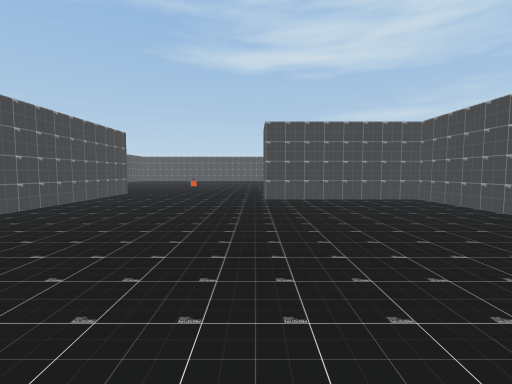
view 1 (above)

21 first-person views from a walk through a scene from a Unity 3-D project. The camera is 1.4 m above the floor, tilts 4° down and sees 85° across. The floor is counted in squares, 2 m on a side. Each view is taken from the middle of a square. On the plan, view 1 faces up. The plan holds only what a view shows up to about 9 squares ahead; the rest is blank. The place goes on beyond the plan.

view 2
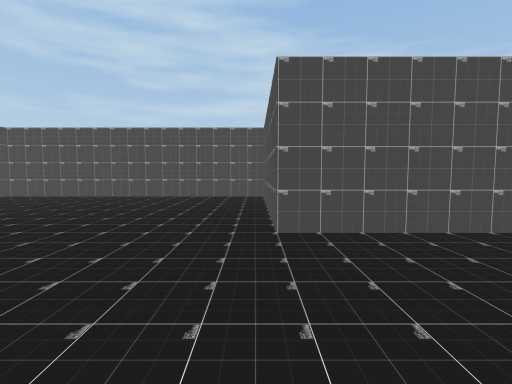

view 3
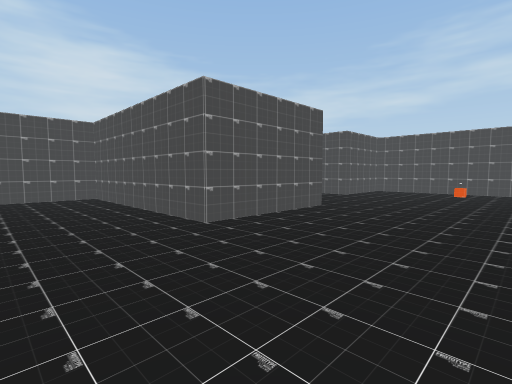

view 4
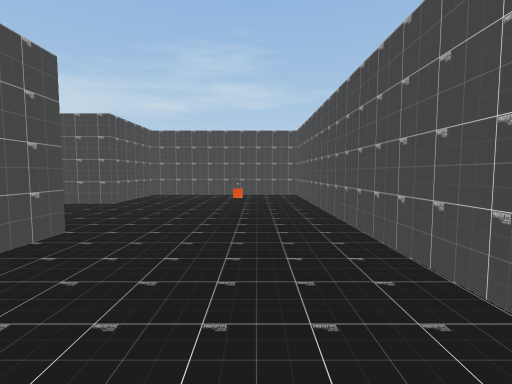

view 5
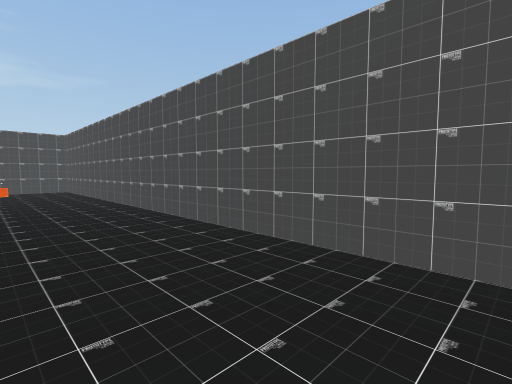

view 6
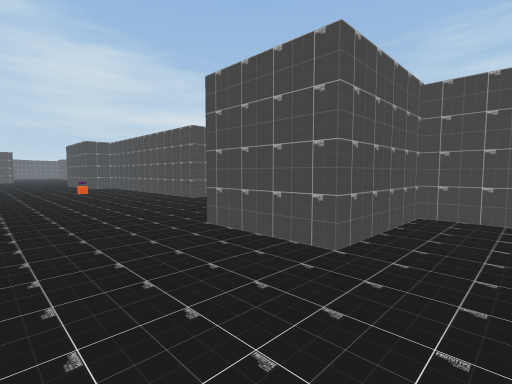

view 7
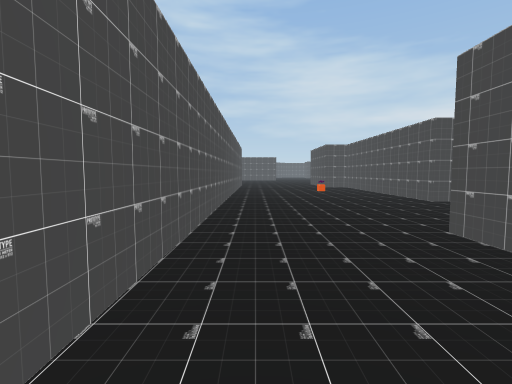

view 8
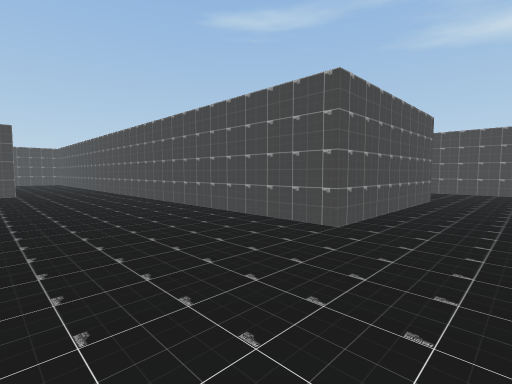

view 9
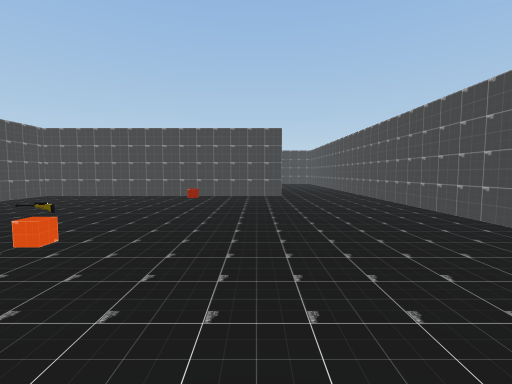

view 10
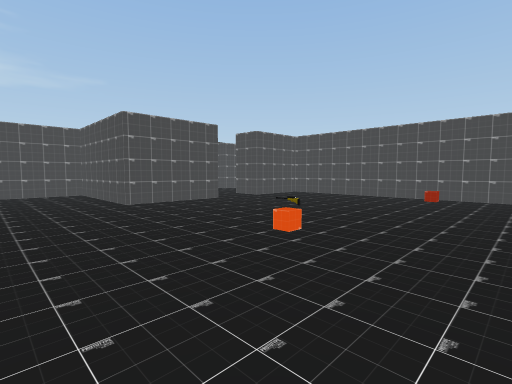

view 11
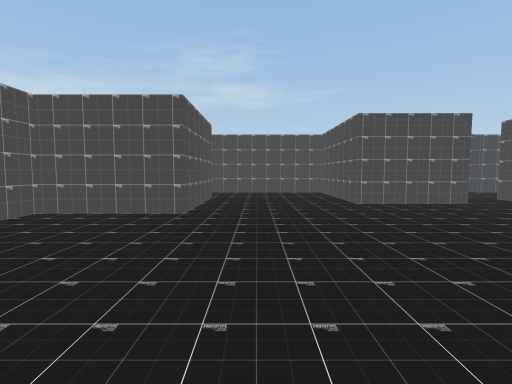

view 12
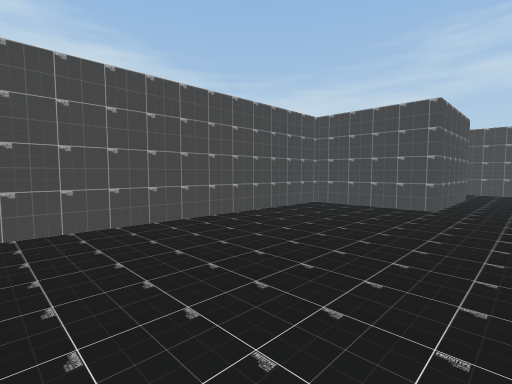

view 13
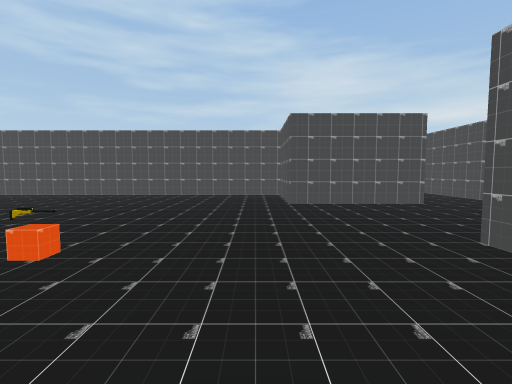

view 14
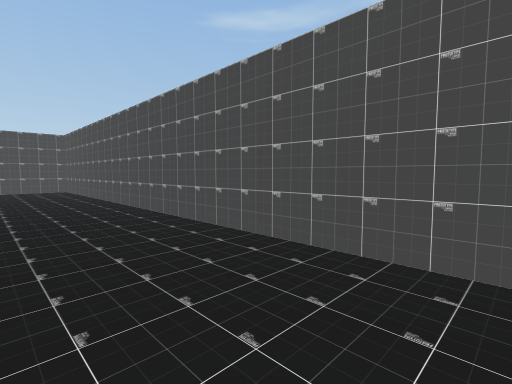

view 15
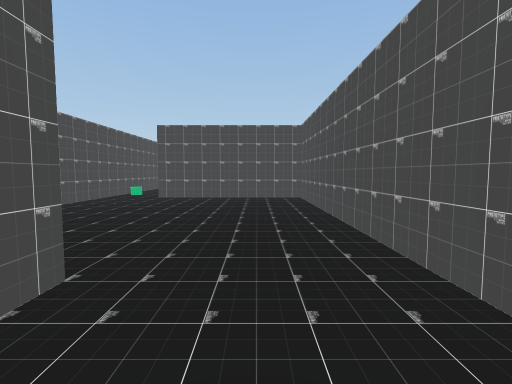

view 16
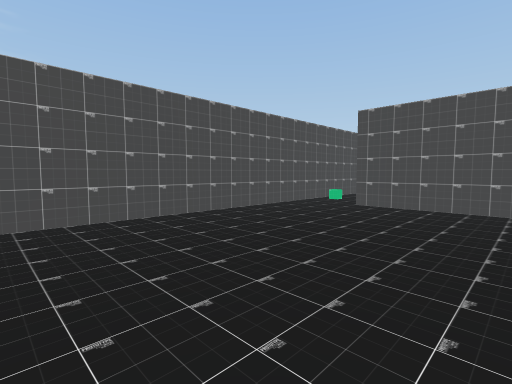

view 17
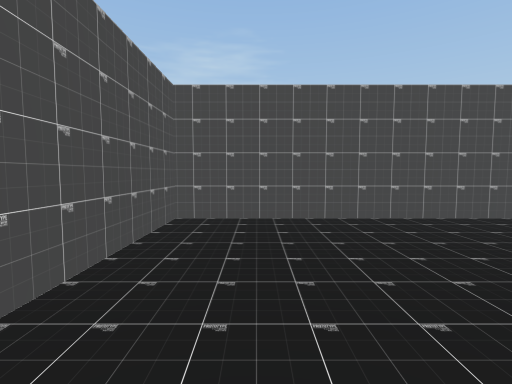

view 18
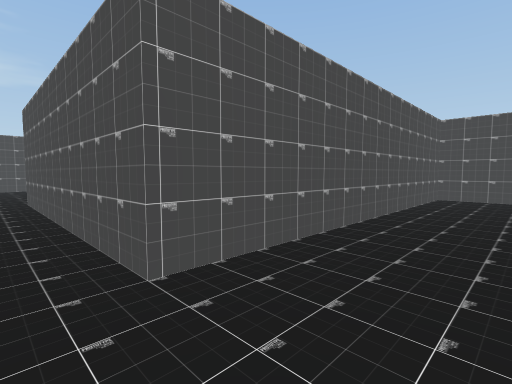

view 19
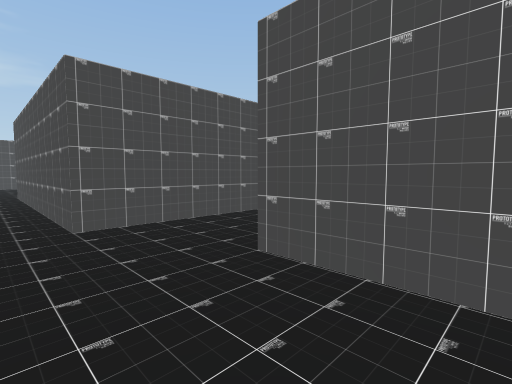

view 20
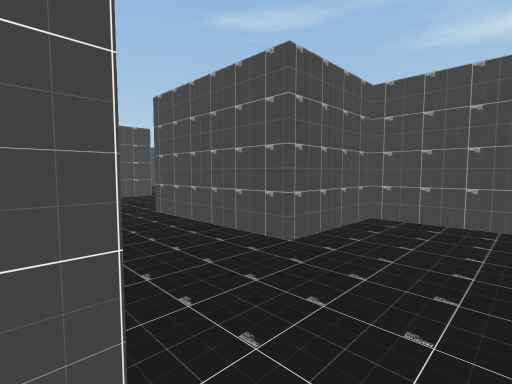

view 21
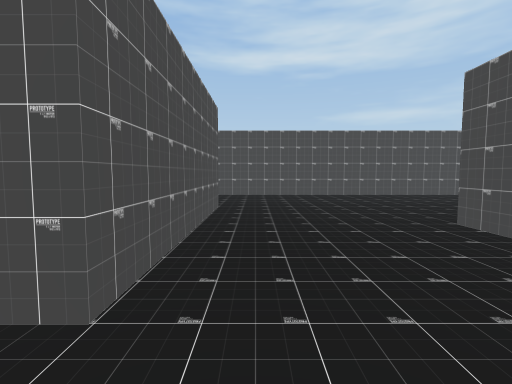

### Floor plan
Points are (right, up) in squares from view 1. A wall is a line through its corners. A room is listed if a view was taken in it or the views show most of it. See-through windows are left out.
Room 1 (views 1, 2, 3, 4, 5, 6, 7)
walls: (-4.3, 3) (-4.3, -8.8) (0.2, -8.8) (0.2, -6.3); (-0.8, -3.2) (-0.8, -0.2) (4.2, -0.2) (4.2, 7.4); (-4.3, 7.5) (-4.3, 4.6)
ways out: opening at (1, -5) to room 2
objects: other object (-2, -8)
Room 2 (views 8, 9, 10, 11, 12, 13, 14, 15, 16, 17, 18, 19, 20, 21)
walls: (-6.3, -13.1) (-6.3, -20.2) (-4.3, -20.2); (-2.9, -20.2) (-0.3, -20.2) (-0.3, -23.7) (7.2, -23.7) (7.2, -28.5); (0.2, -6.3) (2.2, -6.3) (2.2, -10.8) (-14.8, -10.8) (-14.8, -14.8); (7.9, -19.8) (6.2, -19.8) (6.2, -21.8) (3.2, -21.8) (3.2, -18.8) (5.7, -18.8) (5.7, -8.3) (8.1, -8.3); (-14.5, -16.2) (-8.8, -16.2) (-8.8, -13.2) (-8.2, -13.2); (8.5, -3.2) (-0.2, -3.2)
ways out: opening at (1, -5) to room 1; opening at (-15, -15.5); opening at (-3.5, -21)
objects: other object (-1, -16)

Where each view was taken, in squares from view 1:
view 1: 0 up, 0 right, facing up
view 2: 0 up, 4 left, facing right
view 3: 2 up, 4 left, facing down-right
view 4: 0 up, 3 left, facing down
view 5: 3 up, 2 left, facing down-left
view 6: 4 down, 1 left, facing down-right
view 7: 4 down, 1 left, facing right
view 8: 14 down, 4 right, facing up-left
view 9: 14 down, 2 right, facing left
view 10: 14 down, 2 right, facing down-left
view 11: 14 down, 2 right, facing down
view 12: 13 down, 2 right, facing down-right
view 13: 18 down, 3 left, facing right
view 14: 13 down, 3 left, facing up-left
view 15: 12 down, 7 left, facing left
view 16: 12 down, 9 left, facing down-left
view 17: 12 down, 10 left, facing down
view 18: 22 down, 8 right, facing down-left
view 19: 20 down, 8 right, facing down-left
view 20: 24 down, 8 right, facing up-left
view 21: 12 down, 3 right, facing up
